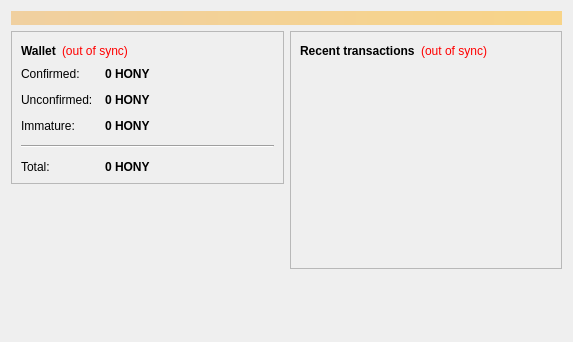
<?xml version="1.0" encoding="UTF-8"?>
<ui version="4.0">
 <class>OverviewPage</class>
 <widget class="QWidget" name="OverviewPage">
  <property name="geometry">
   <rect>
    <x>0</x>
    <y>0</y>
    <width>573</width>
    <height>342</height>
   </rect>
  </property>
  <property name="windowTitle">
   <string>Form</string>
  </property>
  <layout class="QVBoxLayout" name="topLayout">
   <item>
    <widget class="QLabel" name="labelAlerts">
     <property name="visible">
      <bool>false</bool>
     </property>
     <property name="styleSheet">
      <string notr="true">background-color: qlineargradient(x1: 0, y1: 0, x2: 1, y2: 0, stop:0 #F0D0A0, stop:1 #F8D488); color:#000000;</string>
     </property>
     <property name="wordWrap">
      <bool>true</bool>
     </property>
     <property name="margin">
      <number>3</number>
     </property>
    </widget>
   </item>
   <item>
    <layout class="QHBoxLayout" name="horizontalLayout" stretch="1,1">
     <item>
      <layout class="QVBoxLayout" name="verticalLayout_2">
       <item>
        <widget class="QFrame" name="frame">
         <property name="frameShape">
          <enum>QFrame::StyledPanel</enum>
         </property>
         <property name="frameShadow">
          <enum>QFrame::Raised</enum>
         </property>
         <layout class="QVBoxLayout" name="verticalLayout_4">
          <item>
           <layout class="QHBoxLayout" name="horizontalLayout_4">
            <item>
             <widget class="QLabel" name="label_5">
              <property name="font">
               <font>
                <weight>75</weight>
                <bold>true</bold>
               </font>
              </property>
              <property name="text">
               <string>Wallet</string>
              </property>
             </widget>
            </item>
            <item>
             <widget class="QLabel" name="labelWalletStatus">
              <property name="toolTip">
               <string>The displayed information may be out of date. Your wallet automatically synchronizes with the Honey network after a connection is established, but this process has not completed yet.</string>
              </property>
              <property name="styleSheet">
               <string notr="true">QLabel { color: red; }</string>
              </property>
              <property name="text">
               <string notr="true">(out of sync)</string>
              </property>
              <property name="alignment">
               <set>Qt::AlignLeading|Qt::AlignLeft|Qt::AlignVCenter</set>
              </property>
             </widget>
            </item>
            <item>
             <spacer name="horizontalSpacer_2">
              <property name="orientation">
               <enum>Qt::Horizontal</enum>
              </property>
              <property name="sizeHint" stdset="0">
               <size>
                <width>40</width>
                <height>20</height>
               </size>
              </property>
             </spacer>
            </item>
           </layout>
          </item>
          <item>
           <layout class="QFormLayout" name="formLayout_2">
            <property name="fieldGrowthPolicy">
             <enum>QFormLayout::AllNonFixedFieldsGrow</enum>
            </property>
            <property name="horizontalSpacing">
             <number>12</number>
            </property>
            <property name="verticalSpacing">
             <number>12</number>
            </property>
            <item row="0" column="0">
             <widget class="QLabel" name="label">
              <property name="text">
               <string>Confirmed:</string>
              </property>
             </widget>
            </item>
            <item row="0" column="1">
             <widget class="QLabel" name="labelBalance">
              <property name="font">
               <font>
                <weight>75</weight>
                <bold>true</bold>
               </font>
              </property>
              <property name="cursor">
               <cursorShape>IBeamCursor</cursorShape>
              </property>
              <property name="toolTip">
               <string>Your current spendable balance</string>
              </property>
              <property name="text">
               <string notr="true">0 HONY</string>
              </property>
              <property name="textInteractionFlags">
               <set>Qt::LinksAccessibleByMouse|Qt::TextSelectableByKeyboard|Qt::TextSelectableByMouse</set>
              </property>
             </widget>
            </item>
            <item row="1" column="0">
             <widget class="QLabel" name="label_3">
              <property name="text">
               <string>Unconfirmed:</string>
              </property>
             </widget>
            </item>
            <item row="1" column="1">
             <widget class="QLabel" name="labelUnconfirmed">
              <property name="font">
               <font>
                <weight>75</weight>
                <bold>true</bold>
               </font>
              </property>
              <property name="cursor">
               <cursorShape>IBeamCursor</cursorShape>
              </property>
              <property name="toolTip">
               <string>Total of transactions that have yet to be confirmed, and do not yet count toward the spendable balance</string>
              </property>
              <property name="text">
               <string notr="true">0 HONY</string>
              </property>
              <property name="textInteractionFlags">
               <set>Qt::LinksAccessibleByMouse|Qt::TextSelectableByKeyboard|Qt::TextSelectableByMouse</set>
              </property>
             </widget>
            </item>
            <item row="2" column="0">
             <widget class="QLabel" name="labelImmatureText">
              <property name="text">
               <string>Immature:</string>
              </property>
             </widget>
            </item>
            <item row="2" column="1">
             <widget class="QLabel" name="labelImmature">
              <property name="font">
               <font>
                <weight>75</weight>
                <bold>true</bold>
               </font>
              </property>
              <property name="toolTip">
               <string>Mined balance that has not yet matured</string>
              </property>
              <property name="text">
               <string notr="true">0 HONY</string>
              </property>
              <property name="textInteractionFlags">
               <set>Qt::LinksAccessibleByMouse|Qt::TextSelectableByKeyboard|Qt::TextSelectableByMouse</set>
              </property>
             </widget>
            </item>
            <item row="4" column="0">
             <widget class="QLabel" name="labelTotalText">
              <property name="text">
               <string>Total:</string>
              </property>
             </widget>
            </item>
            <item row="4" column="1">
             <widget class="QLabel" name="labelTotal">
              <property name="font">
               <font>
                <weight>75</weight>
                <bold>true</bold>
               </font>
              </property>
              <property name="cursor">
               <cursorShape>IBeamCursor</cursorShape>
              </property>
              <property name="toolTip">
               <string>Your current total balance</string>
              </property>
              <property name="text">
               <string notr="true">0 HONY</string>
              </property>
              <property name="textInteractionFlags">
               <set>Qt::LinksAccessibleByMouse|Qt::TextSelectableByKeyboard|Qt::TextSelectableByMouse</set>
              </property>
             </widget>
            </item>
            <item row="3" column="0" colspan="2">
             <widget class="Line" name="line">
              <property name="orientation">
               <enum>Qt::Horizontal</enum>
              </property>
             </widget>
            </item>
           </layout>
          </item>
         </layout>
        </widget>
       </item>
       <item>
        <spacer name="verticalSpacer">
         <property name="orientation">
          <enum>Qt::Vertical</enum>
         </property>
         <property name="sizeHint" stdset="0">
          <size>
           <width>20</width>
           <height>40</height>
          </size>
         </property>
        </spacer>
       </item>
      </layout>
     </item>
     <item>
      <layout class="QVBoxLayout" name="verticalLayout_3">
       <item>
        <widget class="QFrame" name="frame_2">
         <property name="frameShape">
          <enum>QFrame::StyledPanel</enum>
         </property>
         <property name="frameShadow">
          <enum>QFrame::Raised</enum>
         </property>
         <layout class="QVBoxLayout" name="verticalLayout">
          <item>
           <layout class="QHBoxLayout" name="horizontalLayout_2">
            <item>
             <widget class="QLabel" name="label_4">
              <property name="text">
               <string>&lt;b&gt;Recent transactions&lt;/b&gt;</string>
              </property>
             </widget>
            </item>
            <item>
             <widget class="QLabel" name="labelTransactionsStatus">
              <property name="toolTip">
               <string>The displayed information may be out of date. Your wallet automatically synchronizes with the Honey network after a connection is established, but this process has not completed yet.</string>
              </property>
              <property name="styleSheet">
               <string notr="true">QLabel { color: red; }</string>
              </property>
              <property name="text">
               <string notr="true">(out of sync)</string>
              </property>
              <property name="alignment">
               <set>Qt::AlignRight|Qt::AlignTrailing|Qt::AlignVCenter</set>
              </property>
             </widget>
            </item>
            <item>
             <spacer name="horizontalSpacer">
              <property name="orientation">
               <enum>Qt::Horizontal</enum>
              </property>
              <property name="sizeHint" stdset="0">
               <size>
                <width>40</width>
                <height>20</height>
               </size>
              </property>
             </spacer>
            </item>
           </layout>
          </item>
          <item>
           <widget class="QListView" name="listTransactions">
            <property name="styleSheet">
             <string notr="true">QListView { background: transparent; }</string>
            </property>
            <property name="frameShape">
             <enum>QFrame::NoFrame</enum>
            </property>
            <property name="verticalScrollBarPolicy">
             <enum>Qt::ScrollBarAlwaysOff</enum>
            </property>
            <property name="horizontalScrollBarPolicy">
             <enum>Qt::ScrollBarAlwaysOff</enum>
            </property>
            <property name="selectionMode">
             <enum>QAbstractItemView::NoSelection</enum>
            </property>
           </widget>
          </item>
         </layout>
        </widget>
       </item>
       <item>
        <spacer name="verticalSpacer_2">
         <property name="orientation">
          <enum>Qt::Vertical</enum>
         </property>
         <property name="sizeHint" stdset="0">
          <size>
           <width>20</width>
           <height>40</height>
          </size>
         </property>
        </spacer>
       </item>
      </layout>
     </item>
    </layout>
   </item>
  </layout>
 </widget>
 <resources/>
 <connections/>
</ui>
